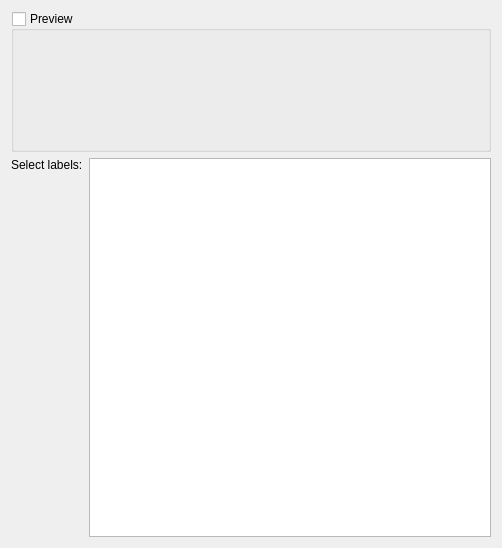
<ui version="4.0" >
 <class>EditWidgetClassificationObject</class>
 <widget class="QWidget" name="EditWidgetClassificationObject" >
  <property name="geometry" >
   <rect>
    <x>0</x>
    <y>0</y>
    <width>502</width>
    <height>548</height>
   </rect>
  </property>
  <property name="windowTitle" >
   <string>EditWidgetClassificationObject</string>
  </property>
  <layout class="QGridLayout" >
   <item row="0" column="0" colspan="2" >
    <widget class="QGroupBox" name="groupBoxPreview" >
     <property name="title" >
      <string>Preview</string>
     </property>
     <property name="checkable" >
      <bool>true</bool>
     </property>
     <property name="checked" >
      <bool>false</bool>
     </property>
     <layout class="QVBoxLayout" >
      <item>
       <widget class="blissart::SamplesPreviewWidget" native="1" name="svWidget" >
        <property name="minimumSize" >
         <size>
          <width>400</width>
          <height>100</height>
         </size>
        </property>
       </widget>
      </item>
     </layout>
    </widget>
   </item>
   <item row="1" column="0" >
    <widget class="QLabel" name="label" >
     <property name="text" >
      <string>Select labels:</string>
     </property>
     <property name="alignment" >
      <set>Qt::AlignLeading|Qt::AlignLeft|Qt::AlignTop</set>
     </property>
     <property name="buddy" >
      <cstring>lwLabels</cstring>
     </property>
    </widget>
   </item>
   <item row="1" column="1" >
    <widget class="QListWidget" name="lwLabels" >
     <property name="alternatingRowColors" >
      <bool>true</bool>
     </property>
     <property name="sortingEnabled" >
      <bool>true</bool>
     </property>
    </widget>
   </item>
  </layout>
 </widget>
 <customwidgets>
  <customwidget>
   <class>blissart::SamplesPreviewWidget</class>
   <extends>QWidget</extends>
   <header>SamplesPreviewWidget.h</header>
   <container>1</container>
  </customwidget>
 </customwidgets>
 <tabstops>
  <tabstop>lwLabels</tabstop>
 </tabstops>
 <resources/>
 <connections/>
</ui>
